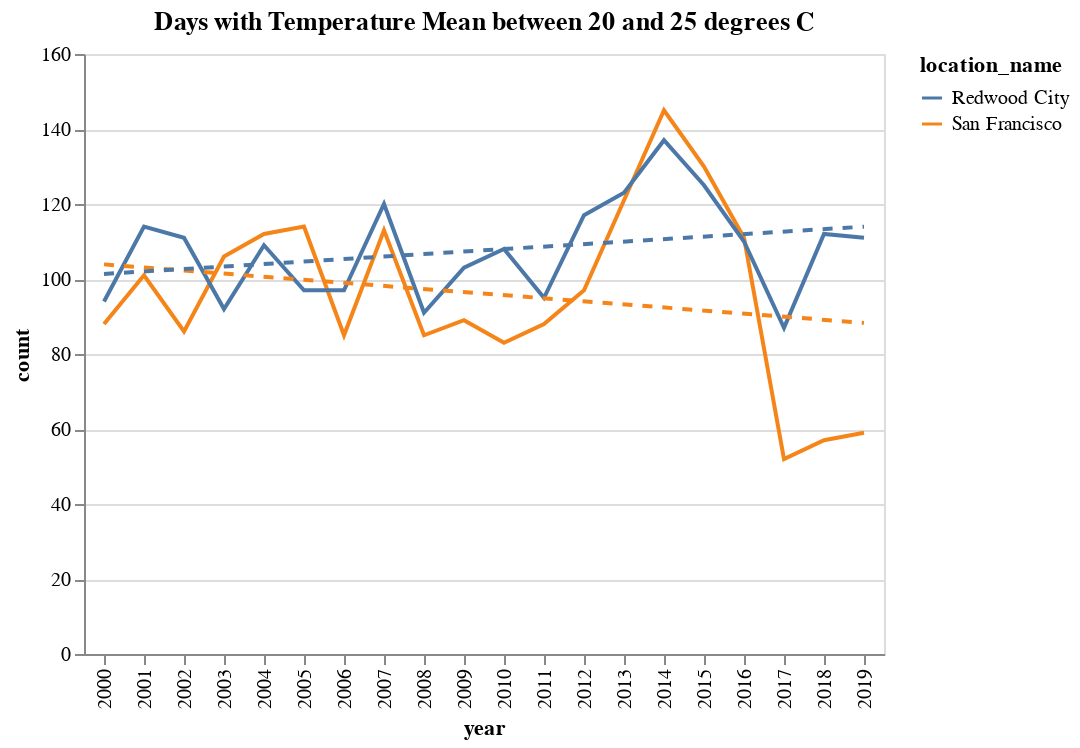

The notebook cell this image was saved under:
### Markdown cell above
### Test it out

### Code cell
create_annual_stats_chart(
    annual_stats,
    title='Days with Temperature Mean between 20 and 25 degrees C'
)

### Figure 1 — Vega-Lite specification as saved in the notebook (floating-point values rounded to 4 significant figures)
{"config": {"view": {"continuousWidth": 300, "continuousHeight": 300}}, "layer": [{"mark": {"type": "line"}, "encoding": {"color": {"field": "location_name", "type": "nominal"}, "x": {"field": "year", "type": "ordinal"}, "y": {"field": "count", "type": "quantitative"}}}, {"mark": {"type": "line", "strokeDash": [5, 5]}, "encoding": {"color": {"field": "location_name", "type": "nominal"}, "x": {"field": "year", "type": "ordinal"}, "y": {"field": "count", "type": "quantitative"}}, "transform": [{"on": "year", "regression": "count", "groupby": ["location_name"]}]}], "data": {"name": "data-aa8d68f787251f80fd5715eab7011063"}, "title": "Days with Temperature Mean between 20 and 25 degrees C", "$schema": "https://vega.github.io/schema/vega-lite/v5.20.1.json", "datasets": {"data-aa8d68f787251f80fd5715eab7011063": [{"year": 2000, "count": 88, "location_name": "San Francisco"}, {"year": 2001, "count": 101, "location_name": "San Francisco"}, {"year": 2002, "count": 86, "location_name": "San Francisco"}, {"year": 2003, "count": 106, "location_name": "San Francisco"}, {"year": 2004, "count": 112, "location_name": "San Francisco"}, {"year": 2005, "count": 114, "location_name": "San Francisco"}, {"year": 2006, "count": 85, "location_name": "San Francisco"}, {"year": 2007, "count": 113, "location_name": "San Francisco"}, {"year": 2008, "count": 85, "location_name": "San Francisco"}, {"year": 2009, "count": 89, "location_name": "San Francisco"}, {"year": 2010, "count": 83, "location_name": "San Francisco"}, {"year": 2011, "count": 88, "location_name": "San Francisco"}, {"year": 2012, "count": 97, "location_name": "San Francisco"}, {"year": 2013, "count": 121, "location_name": "San Francisco"}, {"year": 2014, "count": 145, "location_name": "San Francisco"}, {"year": 2015, "count": 130, "location_name": "San Francisco"}, {"year": 2016, "count": 111, "location_name": "San Francisco"}, {"year": 2017, "count": 52, "location_name": "San Francisco"}, {"year": 2018, "count": 57, "location_name": "San Francisco"}, {"year": 2019, "count": 59, "location_name": "San Francisco"}, {"year": 2000, "count": 94, "location_name": "Redwood City"}, {"year": 2001, "count": 114, "location_name": "Redwood City"}, {"year": 2002, "count": 111, "location_name": "Redwood City"}, {"year": 2003, "count": 92, "location_name": "Redwood City"}, {"year": 2004, "count": 109, "location_name": "Redwood City"}, {"year": 2005, "count": 97, "location_name": "Redwood City"}, {"year": 2006, "count": 97, "location_name": "Redwood City"}, {"year": 2007, "count": 120, "location_name": "Redwood City"}, {"year": 2008, "count": 91, "location_name": "Redwood City"}, {"year": 2009, "count": 103, "location_name": "Redwood City"}, {"year": 2010, "count": 108, "location_name": "Redwood City"}, {"year": 2011, "count": 95, "location_name": "Redwood City"}, {"year": 2012, "count": 117, "location_name": "Redwood City"}, {"year": 2013, "count": 123, "location_name": "Redwood City"}, {"year": 2014, "count": 137, "location_name": "Redwood City"}, {"year": 2015, "count": 125, "location_name": "Redwood City"}, {"year": 2016, "count": 110, "location_name": "Redwood City"}, {"year": 2017, "count": 87, "location_name": "Redwood City"}, {"year": 2018, "count": 112, "location_name": "Redwood City"}, {"year": 2019, "count": 111, "location_name": "Redwood City"}]}}
